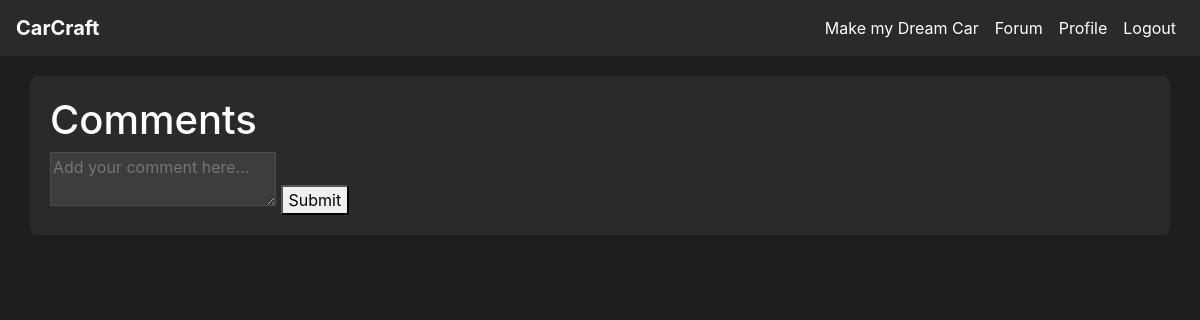
The page /create_comment/102 (signed in) on the database as committed earlier.
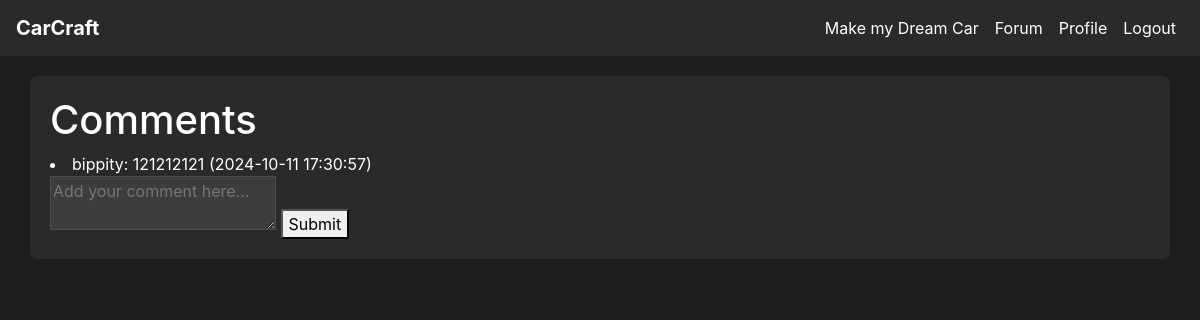
The same page on the database as committed later.
### tables this page shows
CREATE TABLE comment (
    comment_id INTEGER PRIMARY KEY AUTOINCREMENT,
    post_id INTEGER NOT NULL,
    user_id INTEGER NOT NULL,
    content TEXT NOT NULL,
    created_at DATETIME DEFAULT CURRENT_TIMESTAMP,
    FOREIGN KEY (post_id) REFERENCES post(post_id),
    FOREIGN KEY (user_id) REFERENCES user(user_id)
);

CREATE TABLE user (
    user_id INTEGER PRIMARY KEY AUTOINCREMENT,
    username VARCHAR(64) NOT NULL,
    email VARCHAR(100) NOT NULL,
    password_hash VARCHAR(255) NOT NULL,
    created_at DATETIME DEFAULT CURRENT_TIMESTAMP,
    admin INTEGER DEFAULT 0
);

### app.py (the view, shortened to what this page needs)
@app.route('/create_comment/<int:post_id>', methods=['GET', 'POST'])
@login_required
def create_comment(post_id):
    conn = get_db_connection()
    comments = conn.execute('''
        SELECT c.comment_id, c.content, c.created_at, u.username
        FROM comment c
        JOIN user u ON c.user_id = u.user_id
        WHERE c.post_id = ?
        ORDER BY c.created_at DESC
    ''', (post_id,)).fetchall()
    conn.close()
    return render_template('create_comment.html', comments=comments, post_id=post_id)

### app.py (called while the page is built)
def get_db_connection():
    conn = sqlite3.connect(DATABASE)
    conn.row_factory = sqlite3.Row  # This enables column access by name: row['column_name']
    return conn

@login_manager.user_loader
def load_user(user_id):
    return User.get(user_id)

    @staticmethod
    def get(user_id):
        conn = get_db_connection()
        user_data = conn.execute('SELECT * FROM user WHERE user_id = ?', (user_id,)).fetchone()
        conn.close()
        if user_data:
            return User(
                user_id=user_data['user_id'],
                username=user_data['username'],
                email=user_data['email'],
                password_hash=user_data['password_hash'],
                admin=bool(user_data['admin'])
            )
        return None

### templates/create_comment.html (shortened to what this page needs)
{% extends "base.html" %}
{% block content %}
<h1>Comments</h1>
{% for comment in comments %}
    <li>{{ comment.username }}: {{ comment.content }} ({{ comment.created_at }})
    {% endfor %}
<form method="POST" action="{{ url_for('create_comment', post_id=post_id) }}">
    <textarea name="content" placeholder="Add your comment here..."></textarea>
    <button type="submit">Submit</button>
</form>
{% endblock %}

Rows that differ between the two databases and show on the page:
added comment: username "bippity", content "121212121", created_at "2024-10-11 17:30:57"
